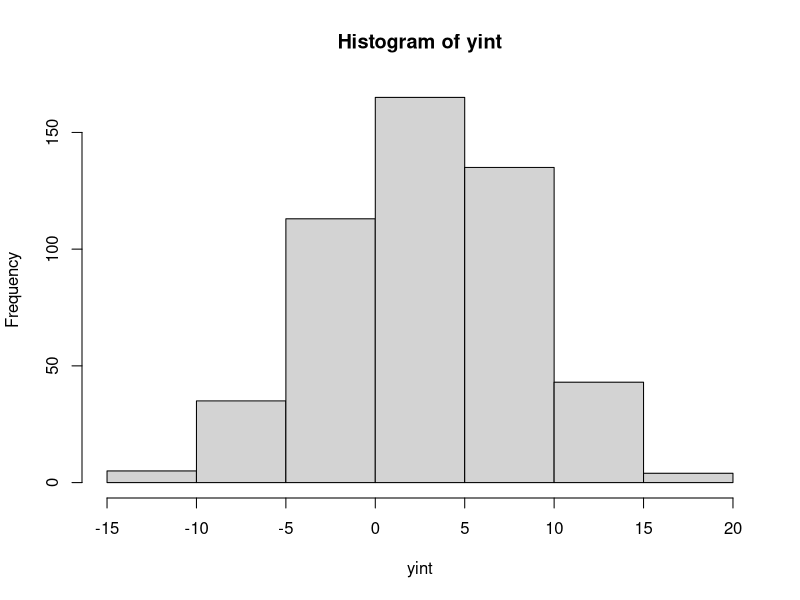
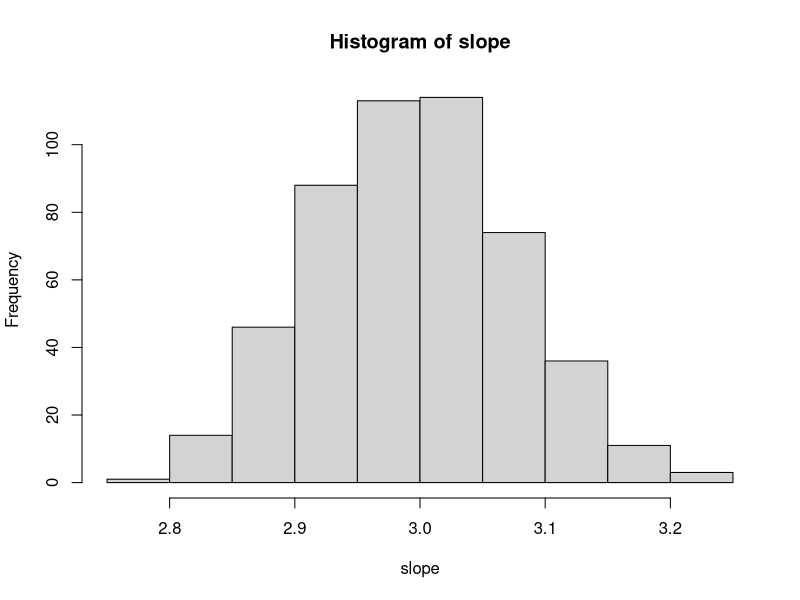
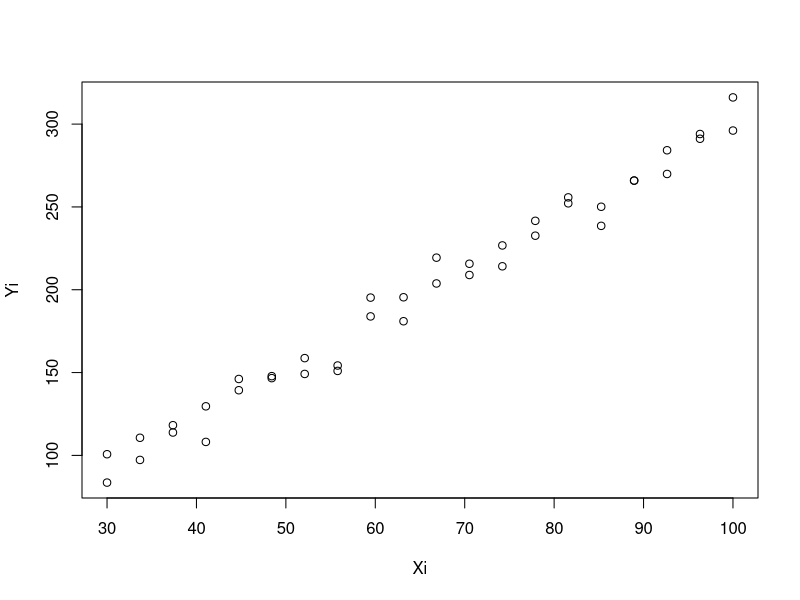

The R script that drew these images, in order:
## ---- chunk 1
knitr::opts_chunk$set(
	# eval = FALSE,
	message = FALSE,
	warning = FALSE, 
	echo = FALSE)
## ---- chunk 2
library(tidyverse)
library(ggpubr)
## ---- chunk 3
# Important Simulation Fun

N <- 500 # reps of how many times you'll grab your samples
yint <- rep(NA, N) # create "N" empty boxes and fill them with "NA"'s. We'll append to the data into them later
slope <- rep(NA, N) # create empty boxes to append the data to later

for (i in 1:N){
  n <- 40
  Xi <- rep(seq(30, 100, length.out=n/2), each=2) #n must be even. 20 x's!
      # create x values from this to this and make the n/2 of them. It'll do the division of what the steps need to be automatically
      # this is playing with the denominator of the variance formula (summation of individual x values - mean of x's all squared)
      # making the x values

  Yi <- 2.5 + 3*Xi + rnorm(n, 0, 11.2) # the law, 40 y's!!! 
    # making the y values
    # y-int + slope * X + error term
  # We make the law (yint and slope), then feed in the randomized x values we coded up
    # rnorm is the error term. 
    # rnorm(n, mean, constant variance)
    # this is sigma squared (numerator of standard error)

  mylm <- lm(Yi ~ Xi) 
  
  yint[i] <- coef(mylm)[1] #intercept only
  slope[i] <- coef(mylm)[2] #slope only
}

## ---- chunk 4
hist(yint) # histogram of all the y-intercepts made from the "N" repetitions of the n sample size and the data created by the Xi and Yi values.
hist(slope) 
plot(Yi ~ Xi)
